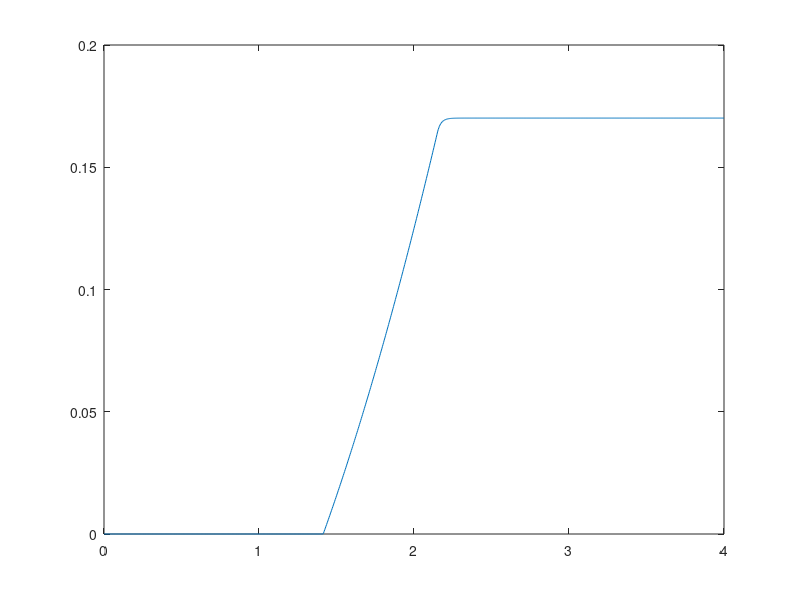
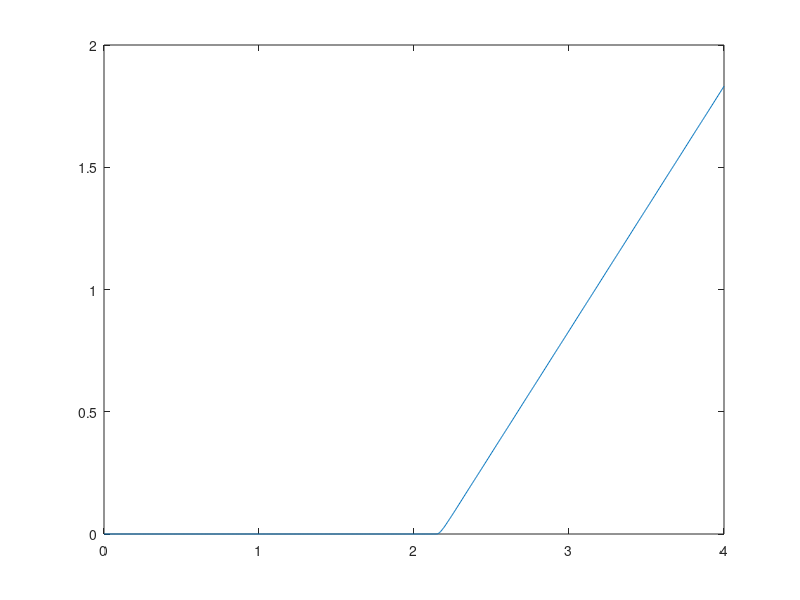
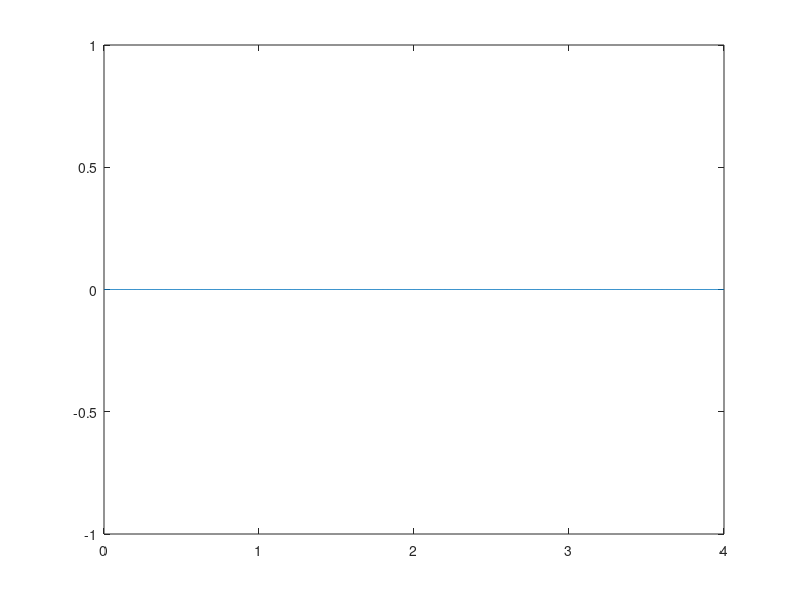
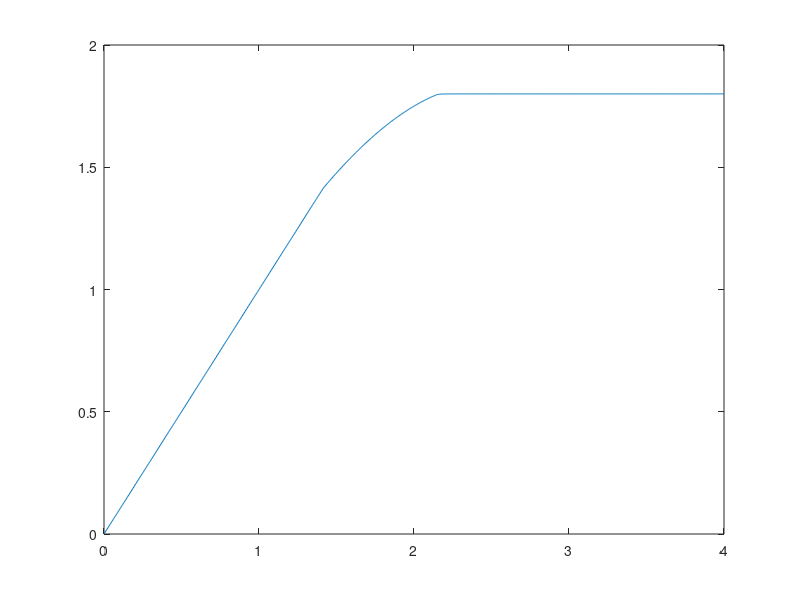

Write the MATLAB code that produced these figures, in order.
%-------------------------------------------
%-------------------------------------------
% Single Spring Displacement Control
% Hemivariational Elasto-Damage Model
% Newton-Raphson Solver with Penalty Formulation
clear; clc;
%-------------------------------------------
%-------------------------------------------
k=1;
kt = 1;
kd = 8;
st = 1.8;
sc = st;
ubar = 4;
Kp = 1E9*k;
N = 1000;
% Initial State (disp-damage-plastic/tension-plastic/comp)
u0 = [0, 0, 0, 0];
u1 = [0, 0, 0, 0];
% Storage
U = zeros(N+1,4);
F = zeros(N+1,1);
enorm = 1;
TOL = 1E-6;
count = 0;
for i=1:N
    % Displacement Step
    ui = (i/N)*ubar;
    while enorm > TOL
        u1(1) = (1/(k*(1-u0(2))+Kp))*(Kp*ui+(k*(1-u0(2)))*(u0(3)-u0(4)));
        u1(2) = (1/kd)*(0.5*k*(u0(1)-u0(3)+u0(4))^2-kt);
        u1(3) = (-st/(k*(1-u0(2))))+u0(1)+u0(4);
        u1(4) = (-sc/(k*(1-u0(2))))-u0(1)+u0(3);
        if u1(2)<=u0(2)
            u1(2) = u0(2);
        end
        if u1(3)<=u0(3)
            u1(3) = u0(3);
        end
        if u1(4)<=u0(4)
            u1(4) = u0(4);
        end
        if u1(2) >= 1
            u1(2) = 0.99;
        end
        enorm = norm(u1-u0)
        count = count + 1;
        u0 = u1;
    end
    U(i+1,:) = [u0(1), u0(2), u0(3), u0(4)];
    F(i+1) = k*(1-u0(2))*(u0(1)-u0(3)+u0(4));
    enorm = 1;
end
figure;
plot(U(:,1),U(:,2));
figure;
plot(U(:,1),U(:,3));
figure;
plot(U(:,1),U(:,4));
figure;
plot(U(:,1),F);